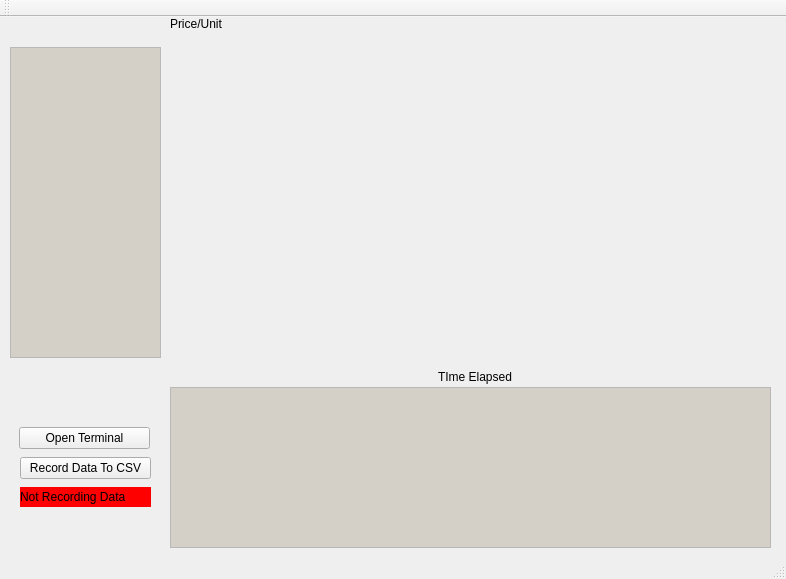
<?xml version="1.0" encoding="UTF-8"?>
<ui version="4.0">
 <class>MainWindow</class>
 <widget class="QMainWindow" name="MainWindow">
  <property name="geometry">
   <rect>
    <x>0</x>
    <y>0</y>
    <width>786</width>
    <height>579</height>
   </rect>
  </property>
  <property name="windowTitle">
   <string>MainWindow</string>
  </property>
  <widget class="QWidget" name="centralWidget">
   <widget class="QPlainTextEdit" name="txtXYRadius">
    <property name="geometry">
     <rect>
      <x>170</x>
      <y>370</y>
      <width>601</width>
      <height>161</height>
     </rect>
    </property>
    <property name="palette">
     <palette>
      <active>
       <colorrole role="Base">
        <brush brushstyle="SolidPattern">
         <color alpha="255">
          <red>212</red>
          <green>208</green>
          <blue>200</blue>
         </color>
        </brush>
       </colorrole>
      </active>
      <inactive>
       <colorrole role="Base">
        <brush brushstyle="SolidPattern">
         <color alpha="255">
          <red>212</red>
          <green>208</green>
          <blue>200</blue>
         </color>
        </brush>
       </colorrole>
      </inactive>
      <disabled>
       <colorrole role="Base">
        <brush brushstyle="SolidPattern">
         <color alpha="255">
          <red>212</red>
          <green>208</green>
          <blue>200</blue>
         </color>
        </brush>
       </colorrole>
      </disabled>
     </palette>
    </property>
    <property name="font">
     <font>
      <family>Courier New</family>
      <pointsize>10</pointsize>
     </font>
    </property>
    <property name="readOnly">
     <bool>true</bool>
    </property>
   </widget>
   <widget class="QPushButton" name="pushButton">
    <property name="geometry">
     <rect>
      <x>20</x>
      <y>440</y>
      <width>131</width>
      <height>22</height>
     </rect>
    </property>
    <property name="text">
     <string>Record Data To CSV</string>
    </property>
   </widget>
   <widget class="QCustomPlot" name="customPlot" native="true">
    <property name="geometry">
     <rect>
      <x>170</x>
      <y>0</y>
      <width>601</width>
      <height>360</height>
     </rect>
    </property>
    <property name="sizePolicy">
     <sizepolicy hsizetype="Preferred" vsizetype="MinimumExpanding">
      <horstretch>0</horstretch>
      <verstretch>0</verstretch>
     </sizepolicy>
    </property>
    <property name="autoFillBackground">
     <bool>true</bool>
    </property>
    <widget class="QLabel" name="label_2">
     <property name="geometry">
      <rect>
       <x>0</x>
       <y>0</y>
       <width>59</width>
       <height>14</height>
      </rect>
     </property>
     <property name="layoutDirection">
      <enum>Qt::LeftToRight</enum>
     </property>
     <property name="text">
      <string>Price/Unit</string>
     </property>
    </widget>
   </widget>
   <widget class="QLabel" name="label">
    <property name="geometry">
     <rect>
      <x>438</x>
      <y>350</y>
      <width>81</width>
      <height>20</height>
     </rect>
    </property>
    <property name="text">
     <string>TIme Elapsed</string>
    </property>
   </widget>
   <widget class="QPushButton" name="pushButton_2">
    <property name="geometry">
     <rect>
      <x>19</x>
      <y>410</y>
      <width>131</width>
      <height>22</height>
     </rect>
    </property>
    <property name="text">
     <string>Open Terminal</string>
    </property>
   </widget>
   <widget class="QLabel" name="label_3">
    <property name="geometry">
     <rect>
      <x>20</x>
      <y>470</y>
      <width>131</width>
      <height>20</height>
     </rect>
    </property>
    <property name="autoFillBackground">
     <bool>false</bool>
    </property>
    <property name="styleSheet">
     <string notr="true">Background-color:red;</string>
    </property>
    <property name="text">
     <string>Not Recording Data</string>
    </property>
   </widget>
   <widget class="QPlainTextEdit" name="txtXYRadius_2">
    <property name="geometry">
     <rect>
      <x>10</x>
      <y>30</y>
      <width>151</width>
      <height>311</height>
     </rect>
    </property>
    <property name="palette">
     <palette>
      <active>
       <colorrole role="Base">
        <brush brushstyle="SolidPattern">
         <color alpha="255">
          <red>212</red>
          <green>208</green>
          <blue>200</blue>
         </color>
        </brush>
       </colorrole>
      </active>
      <inactive>
       <colorrole role="Base">
        <brush brushstyle="SolidPattern">
         <color alpha="255">
          <red>212</red>
          <green>208</green>
          <blue>200</blue>
         </color>
        </brush>
       </colorrole>
      </inactive>
      <disabled>
       <colorrole role="Base">
        <brush brushstyle="SolidPattern">
         <color alpha="255">
          <red>212</red>
          <green>208</green>
          <blue>200</blue>
         </color>
        </brush>
       </colorrole>
      </disabled>
     </palette>
    </property>
    <property name="font">
     <font>
      <family>Courier New</family>
      <pointsize>10</pointsize>
     </font>
    </property>
    <property name="readOnly">
     <bool>true</bool>
    </property>
   </widget>
  </widget>
  <widget class="QMenuBar" name="menuBar">
   <property name="geometry">
    <rect>
     <x>0</x>
     <y>0</y>
     <width>786</width>
     <height>19</height>
    </rect>
   </property>
  </widget>
  <widget class="QToolBar" name="mainToolBar">
   <attribute name="toolBarArea">
    <enum>TopToolBarArea</enum>
   </attribute>
   <attribute name="toolBarBreak">
    <bool>false</bool>
   </attribute>
  </widget>
  <widget class="QStatusBar" name="statusBar"/>
 </widget>
 <layoutdefault spacing="6" margin="11"/>
 <customwidgets>
  <customwidget>
   <class>QCustomPlot</class>
   <extends>QWidget</extends>
   <header>qcustomplot.h</header>
   <container>1</container>
  </customwidget>
 </customwidgets>
 <resources/>
 <connections/>
</ui>
